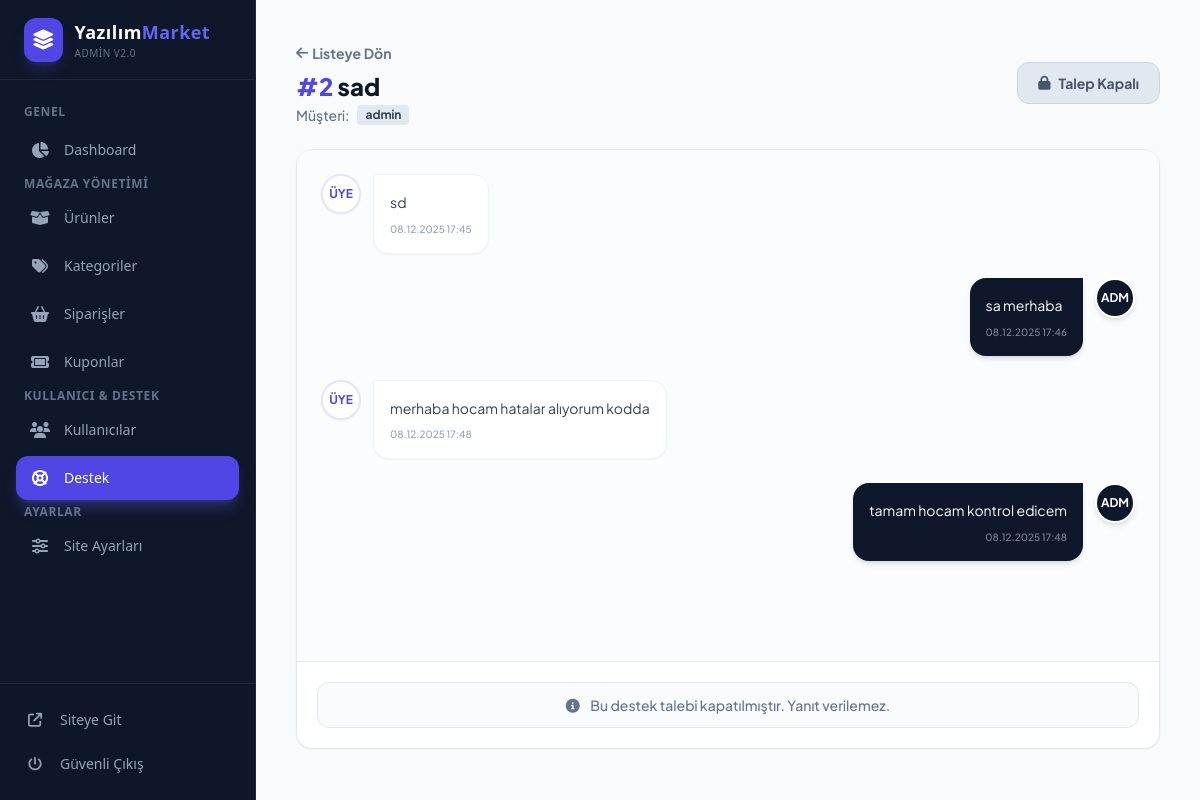
Screenshot of /admin/destek-detay.php?id=2 (signed in) with the database file from the repository.
### tables this page shows
CREATE TABLE `tickets` (
  `id` int NOT NULL,
  `user_id` int NOT NULL,
  `subject` varchar(255) NOT NULL,
  `status` enum('acik','cevaplandi','kapali') NOT NULL DEFAULT 'acik',
  `created_at` timestamp NOT NULL DEFAULT CURRENT_TIMESTAMP
);

CREATE TABLE `users` (
  `id` int NOT NULL,
  `username` varchar(50) NOT NULL,
  `email` varchar(100) NOT NULL,
  `password` varchar(255) NOT NULL,
  `role` enum('admin','user') NOT NULL DEFAULT 'user',
  `created_at` timestamp NOT NULL DEFAULT CURRENT_TIMESTAMP
);

CREATE TABLE `ticket_messages` (
  `id` int NOT NULL,
  `ticket_id` int NOT NULL,
  `user_id` int NOT NULL,
  `message` text NOT NULL,
  `is_admin` tinyint(1) DEFAULT '0',
  `created_at` timestamp NOT NULL DEFAULT CURRENT_TIMESTAMP
);

### admin/destek-detay.php (the view, shortened to what this page needs)
<?php
require_once '../inc/db.php';
$ticket_id = (int)$_GET['id'];
$ticket = $pdo->query("SELECT tickets.*, users.username FROM tickets JOIN users ON tickets.user_id = users.id WHERE tickets.id = $ticket_id")->fetch(PDO::FETCH_ASSOC);
$messages = $pdo->query("SELECT * FROM ticket_messages WHERE ticket_id = $ticket_id ORDER BY created_at ASC")->fetchAll(PDO::FETCH_ASSOC);
?>
<!DOCTYPE html>
<html lang="tr">
<head>
    <script src="https://cdn.tailwindcss.com"></script>
    <link rel="stylesheet" href="https://cdnjs.cloudflare.com/ajax/libs/font-awesome/6.4.0/css/all.min.css">
</head>
<body class="bg-slate-50 text-slate-800">
<?php require_once 'sidebar.php'; ?>
<div class="md:ml-64 transition-all duration-300">
    <div class="p-6 md:p-10 max-w-5xl mx-auto">
        <div class="flex flex-col md:flex-row justify-between items-start md:items-center mb-6 gap-4">
            <div>
                <a href="destek.php" class="text-slate-500 hover:text-slate-800 text-sm mb-2 inline-flex items-center gap-1 font-bold transition">
                    <i class="fa-solid fa-arrow-left"></i> Listeye Dön
                </a>
                <h1 class="text-2xl font-extrabold text-slate-900 leading-tight">
                    <span class="text-indigo-600">#<?php echo $ticket['id']; ?></span> <?php echo htmlspecialchars($ticket['subject']); ?>
                </h1>
                <div class="flex items-center gap-2 mt-1">
                    <span class="text-sm font-medium text-slate-500">Müşteri:</span>
                    <span class="bg-slate-200 text-slate-700 px-2 py-0.5 rounded text-xs font-bold"><?php echo htmlspecialchars($ticket['username']); ?></span>
                </div>
            </div>
            <?php if($ticket['status'] != 'kapali'): ?>
            <form action="" method="POST">
                <button type="submit" name="close_ticket" class="bg-rose-50 text-rose-600 border border-rose-200 px-5 py-2.5 rounded-xl font-bold hover:bg-rose-100 transition text-sm flex items-center gap-2">
                    <i class="fa-solid fa-lock"></i> Talebi Kapat
                </button>
            </form>
            <?php else: ?>
                <span class="bg-slate-200 text-slate-600 border border-slate-300 px-5 py-2.5 rounded-xl font-bold text-sm flex items-center gap-2">
                    <i class="fa-solid fa-lock"></i> Talep Kapalı
                </span>
            <?php endif; ?>
        </div>
        <div class="bg-white rounded-2xl shadow-sm border border-slate-200 flex flex-col h-[600px]">
            <div class="flex-grow overflow-y-auto p-6 space-y-6 bg-slate-50/50 custom-scrollbar">
                <?php foreach ($messages as $msg): ?>
                    <?php if ($msg['is_admin']): ?>
                        <div class="flex items-start gap-3 flex-row-reverse">
                            <div class="w-10 h-10 rounded-full bg-slate-900 flex items-center justify-center text-white font-bold text-xs shadow-md border-2 border-white">
                                ADM
                            </div>
                            <div class="bg-slate-900 text-white p-4 rounded-2xl rounded-tr-none shadow-md max-w-[85%]">
                                <p class="text-sm leading-relaxed whitespace-pre-line"><?php echo htmlspecialchars($msg['message']); ?></p>
                                <span class="text-[10px] text-slate-400 mt-2 block text-right font-medium opacity-80">
                                    <?php echo date("d.m.Y H:i", strtotime($msg['created_at'])); ?>
                                </span>
                            </div>
                        </div>
                    <?php else: ?>
                        <div class="flex items-start gap-3">
                            <div class="w-10 h-10 rounded-full bg-white border-2 border-indigo-100 text-indigo-600 flex items-center justify-center font-bold text-xs shadow-sm">
                                ÜYE
                            </div>
                            <div class="bg-white p-4 rounded-2xl rounded-tl-none shadow-sm border border-slate-100 max-w-[85%]">
                                <p class="text-slate-700 text-sm leading-relaxed whitespace-pre-line"><?php echo htmlspecialchars($msg['message']); ?></p>
                                <span class="text-[10px] text-slate-400 mt-2 block font-medium">
                                    <?php echo date("d.m.Y H:i", strtotime($msg['created_at'])); ?>
                                </span>
                            </div>
                        </div>
                    <?php endif; ?>
                <?php endforeach; ?>
            </div>
            <div class="p-5 border-t border-slate-200 bg-white rounded-b-2xl">
                <?php if ($ticket['status'] != 'kapali'): ?>
                    <form action="" method="POST" class="flex gap-3">
                        <textarea name="message" rows="1" required class="flex-grow bg-slate-50 border border-slate-200 rounded-xl px-4 py-3.5 outline-none focus:border-indigo-500 focus:ring-4 focus:ring-indigo-500/10 transition resize-none text-sm font-medium" placeholder="Yanıtınızı buraya yazın..."></textarea>
                        <button type="submit" name="reply" class="bg-indigo-600 hover:bg-indigo-700 text-white px-6 rounded-xl font-bold transition flex flex-col items-center justify-center shadow-lg shadow-indigo-500/30">
                            <i class="fa-solid fa-paper-plane text-lg"></i>
                        </button>
                    </form>
                <?php else: ?>
                    <div class="text-center text-slate-500 py-3 font-medium bg-slate-50 rounded-xl border border-slate-200 text-sm">
                        <i class="fa-solid fa-circle-info mr-2"></i> Bu destek talebi kapatılmıştır. Yanıt verilemez.
                    </div>
                <?php endif; ?>
            </div>
        </div>
    </div>
</div>
</body>
</html>

### admin/destek-detay.php (style rules this page uses)
body { font-family: 'Plus Jakarta Sans', sans-serif; }

### rows the page displays
tickets: id "2", subject "sad", user.username "admin"
ticket_messages: message "sd", created_at "08.12.2025 17:45"
ticket_messages: message "sa merhaba", created_at "08.12.2025 17:46"
ticket_messages: message "merhaba hocam hatalar alıyorum kodda", created_at "08.12.2025 17:48"
ticket_messages: message "tamam hocam kontrol edicem", created_at "08.12.2025 17:48"
